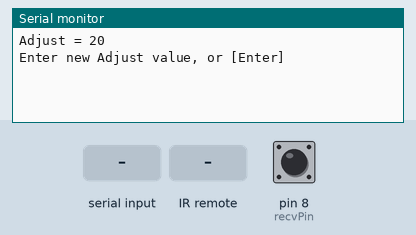
Recording of a sketch running on a simulated Arduino Uno, built with avr-gcc and run on an emulated ATmega328P. Parts: the last lines printed to the serial monitor. Wiring (inferred from the names in the program): IR receiver: data pin 8. The inputs (shaded band) are chosen by the test bench; at power-on: pin 8 (recvPin) HIGH.

Above: at 2.2 s.
2.3 s: "90,45\n" received over Serial
At 2.9 s:
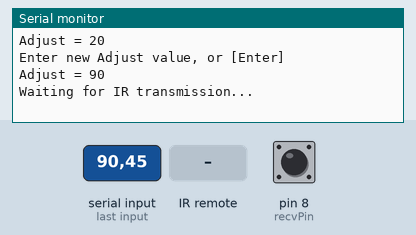
3.8 s: infrared code 0x7A1200 received
At 6.4 s:
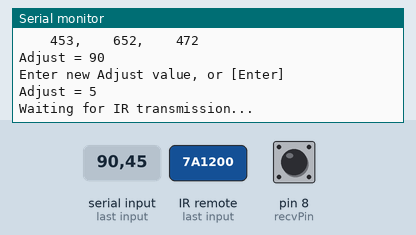
Timing chart, 0 to 7.9 s (numbered marks = the images above; inputs shaded):
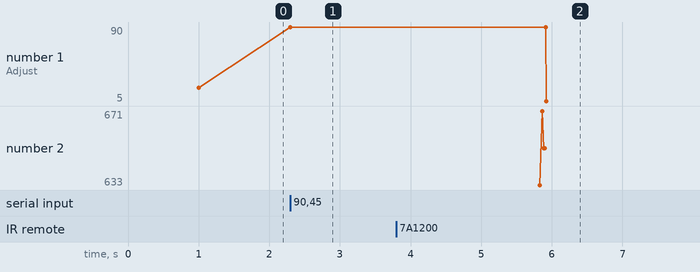

The sketch:

IRCaptureRaw.ino
```cpp
// IRCaptureRaw.ino   Rev 3
// for ATmega328P processors (Uno, Nano, ProMini - 8 or 16MHz)
// This captures incoming IR from a remote control as raw data.
// An IR receiver module should be connected to D8.
// The Adjust variable adjusts time between On and Off periods since
//   receivers may turn on faster than they turn off, or vice versa.
// Results will include any repeats.
// The displayed numbers alternate between transmitting and idle states.

#ifndef __AVR_ATmega328P__
#error - Board must use ATmega328P microcontroller
#endif

const int maxEntries = 600;                       // total number of entries
const int maxExtras = 32;                         // number of long entries
unsigned int bitTime[maxEntries];                 // store uSeconds in each state - integers
unsigned long Extra[maxExtras];                   // long Extra entries
int Adjust = 20, newAdjust;                       // receiver turn on, turn off times not the same
const byte recvPin = 8;                           // Timer1 output - do not change
volatile unsigned int timerMSB, capMSB;           // third byte of 24-bit timer (ICR1 = 1st two)
volatile bool Capture;                            // a state change occurred, and time was captured
unsigned long timerLO, timerHI, newTime, prevTime, longTime, outVal;
int i, j, k, n, maxMSB;
bool activeLO;                                    // receiver output is low when receiving carrier
bool Waiting, Start, nothing;

void setup() {

  delay(1000);
  Serial.begin (57600);
  Serial.println();
  pinMode(recvPin, INPUT_PULLUP);
  activeLO = true;                                // assume no transmission happening now
  if (digitalRead(recvPin) == LOW) activeLO = false;
  maxMSB = 60 >> (F_CPU == 8000000);              // capture time = ~2 sec

  cli();
  TCCR1A = 0;                                     // set up Timer1
  TCCR1B = 0;
  TCCR1C = 0;
  TCNT1  = 0;                                     // clear Timer1 count
  sei();
  Start = true;
}

void loop() {

  if (Start) {                                    // initialize everything on start or restart
    Start = false;
    i = 0;
    n = 0;
    j = 1;
    Waiting = true;
    Capture = false;
    nothing = false;

    Serial.print(F("Adjust = ")); Serial.println(Adjust);
    Serial.println(F("Enter new Adjust value, or [Enter]"));
    while (!Serial.available());

    if ((Serial.peek() == 13) || (Serial.peek() == 10)) nothing = true;
    newAdjust = Serial.parseInt(SKIP_NONE);       // Adjust can be negative
    if ((newAdjust) || !nothing) Adjust = newAdjust;
    Serial.print(F("Adjust = ")); Serial.println(Adjust);
    while (Serial.available()) Serial.read();
    Serial.println(F("Waiting for IR transmission..."));
    timerMSB = 0;

    cli();
    TIMSK0 = 0;                             // Disable Timer0 interrupts (millis)
    TIFR1  = 0xFF;                          // clear flags register
    if (activeLO) TCCR1B = 0b00000010;      // falling edge capture, timer1 on, prescale /8
    else TCCR1B = 0b01000010;               // rising edge capture, timer1 on, prescale /8
    TIFR1  = 0xFF;                          // clear flags
    TIMSK1 = 0b00100001;                    // enable capture and overflow interrupts
    TIFR1  = 0xFF;                          // clear flags
    TCCR1A = 0b00000000;                    // Normal mode, no output, WGM #0
    sei();
  }

  if (Waiting) {                                  // keep MSB cleared
    if (timerMSB) timerMSB = 0;
  }

  if (Capture) {                                  // input has changed state
    Capture = false;
    Waiting = false;
    timerLO = ICR1;                               // read timer values
    timerHI = capMSB;
    newTime = (timerHI << 16) + timerLO;          // combine timer counts to one long value
    if (maxMSB == 60) newTime = (newTime + 1) >> 1;
    if (i) {                                      // skip i=0
      longTime = newTime - prevTime;              // collect duration and activity state
      if (longTime > 0xFFFF) {
        bitTime[i] = n;
        Extra[n] = longTime;
        n++;
      }
      else bitTime[i] = longTime;
    }
    prevTime = newTime;                           // prepare for next state change
    TCCR1B ^= 0b01000000;                         // switch to capture on opposite edge
    i++;
  }

  if ((timerMSB > maxMSB) || (i > maxEntries)) {  // collect data for two seconds after first
    TCCR1B &= 0xFE;                               // stop Timer1 clock
    TIMSK1 = 0b000000000;                         // disable capture and overflow interrupt
    TIMSK0 = 1;                                   // resume millis interrupt
    for (k = 1; k < i; k++) {                     // adjust on (Mark) and off (Space) times
      if (bitTime[k] >= maxExtras) {              // not an Extra
        if (k & 1) bitTime[k] -= Adjust;          // shift Adjust from On to Off
        else bitTime[k] += Adjust;
      }
      else {
        if (k & 1) Extra[bitTime[k]] -= Adjust;
        else Extra[bitTime[k]] += Adjust;
      }
    }
    Serial.println();                             // display output
    Serial.println(F("     On     Off      On     Off      On     Off      On     Off"));
    Serial.println();
    while (j < i) {
      for (k = 0; k < 8; k++) {
        outVal = bitTime[j];
        if (outVal < maxExtras) outVal = Extra[bitTime[j]];
        Serial.print(" ");
        if (outVal < 100000) Serial.print(" ");
        if (outVal < 10000) Serial.print(" ");
        if (outVal < 1000) Serial.print(" ");
        if (outVal < 100) Serial.print(" ");
        if (outVal < 10) Serial.print(" ");
        Serial.print (outVal);
        j++;
        if (j == i) break;
        else Serial.print (",");
      }
      Serial.println();
    }
    Serial.println();
    Start = true;
  }
}

ISR(TIMER1_CAPT_vect) {
  capMSB = timerMSB;                              // also capture MSB at same instant
  Capture = true;
}

ISR(TIMER1_OVF_vect) {
  timerMSB++;                                     // increment MSB on overflow
}
```

Measured:
- after the input at 2.3 s, the serial monitor: prints a new line at once (image 1)
- after the input at 3.8 s, the serial monitor: prints a new line after 2.0 s (image 2)
- plotted number 1: 20 → 90 after the input at 2.3 s, 90 → 5 after the input at 3.8 s
